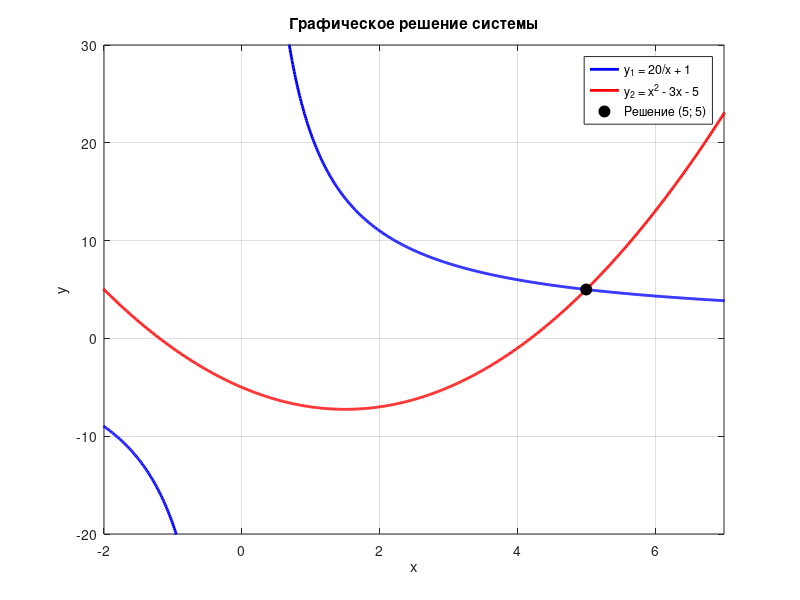
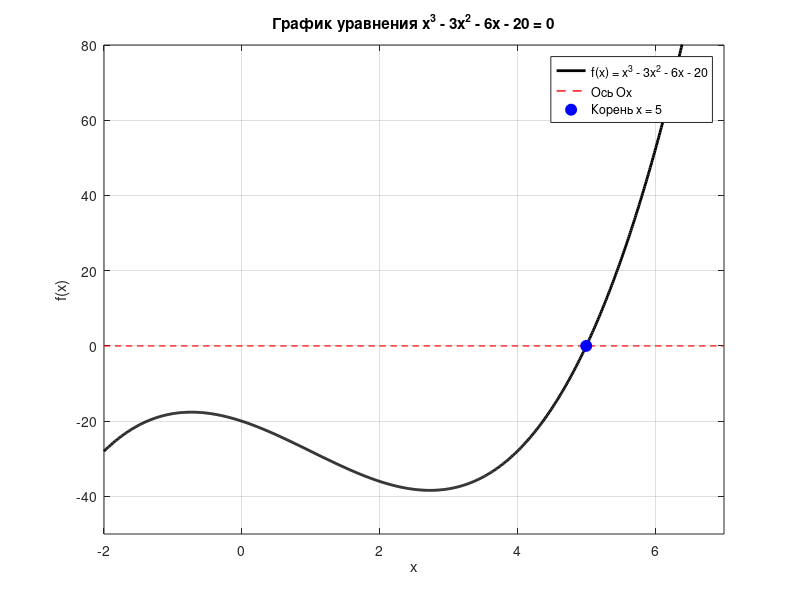

Write MATLAB code to recreate these figures, in order.
clc;
clear;
close all;

disp('Задание 5. Вариант 7');
disp('Решение системы нелинейных уравнений графическим методом');

x1 = [-10:0.01:-0.01 NaN 0.01:0.01:10];
x2 = -10:0.01:10;

y1 = 20 ./ x1 + 1;
y2 = x2 .^ 2 - 3 .* x2 - 5;

figure(1);

plot(x1, y1, 'b-', 'linewidth', 2);
hold on;

plot(x2, y2, 'r-', 'linewidth', 2);

plot(5, 5, 'ko', 'markersize', 8, 'markerfacecolor', 'k');

title('Графическое решение системы');
xlabel('x');
ylabel('y');

legend('y_1 = 20/x + 1', ...
       'y_2 = x^2 - 3x - 5', ...
       'Решение (5; 5)');

grid on;

xlim([-2 7]);
ylim([-20 30]);

hold off;

p = [1 -3 -6 -20];

disp('Корни уравнения x^3 - 3*x^2 - 6*x - 20 = 0:');
X = roots(p);
disp(X);

x = 5;
y = 20 / x + 1;

disp('Найденное решение системы:');
disp('x = ');
disp(x);
disp('y = ');
disp(y);

F1 = y - 20 / x - 1;
F2 = y - (x^2 - 3*x - 5);

disp('Проверка первого уравнения y - 20/x - 1:');
disp(F1);

disp('Проверка второго уравнения y - (x^2 - 3*x - 5):');
disp(F2);

xg = -2:0.01:7;
fg = xg .^ 3 - 3 .* xg .^ 2 - 6 .* xg - 20;

figure(2);

plot(xg, fg, 'k-', 'linewidth', 2);
hold on;

plot(xg, 0 .* xg, 'r--', 'linewidth', 1);

plot(5, 0, 'bo', 'markersize', 8, 'markerfacecolor', 'b');

title('График уравнения x^3 - 3x^2 - 6x - 20 = 0');
xlabel('x');
ylabel('f(x)');

legend('f(x) = x^3 - 3x^2 - 6x - 20', ...
       'Ось Ox', ...
       'Корень x = 5');

grid on;

xlim([-2 7]);
ylim([-50 80]);

hold off;
